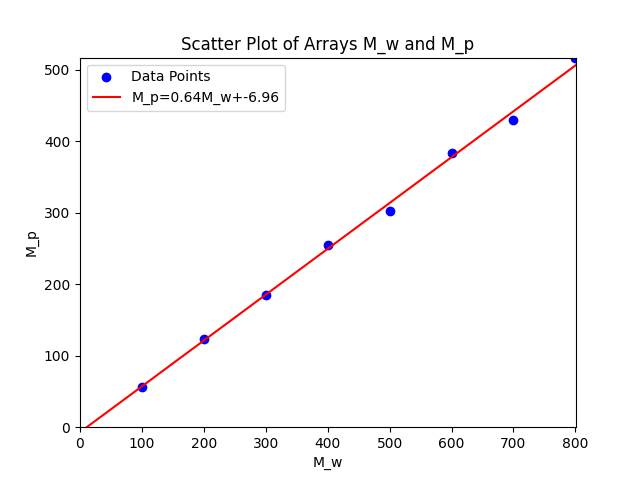

This figure's Python source:
import numpy as np
import os
import matplotlib.pyplot as plt

# 创建示例数组 p 和 w
w = np.array([100, 200, 300, 400, 500, 600, 700, 800])
p= np.array([56.9, 123.9, 184.9, 254.9, 302.9, 382.9, 429.9, 515.9])

# 使用 Matplotlib 绘制散点图
plt.scatter(w, p, color='blue', label='Data Points')

plt.xlim(0, max(w) + 1)
plt.ylim(0, max(p) + 1)

# 使用最小二乘法拟合一条直线
coefficients = np.polyfit(w, p, 1)
poly = np.poly1d(coefficients)

# 获取拟合直线的斜率和截距
slope, intercept = coefficients

# 打印直线的斜率和截距
# print(slope, intercept)

# 生成拟合直线的 x 和 y 坐标
fit_x = np.linspace(0, max(w) + 1, 100)
fit_y = poly(fit_x)

# 绘制拟合直线
plt.plot(fit_x, fit_y, color='red', label=f"M_p={slope:.2f}M_w+{intercept:.2f}")

# 添加标签和标题
plt.xlabel("M_w")
plt.ylabel("M_p")
plt.title('Scatter Plot of Arrays M_w and M_p')

# 显示图例
plt.legend()

plt.savefig(os.path.join(os.path.dirname(__file__), "A.png"))